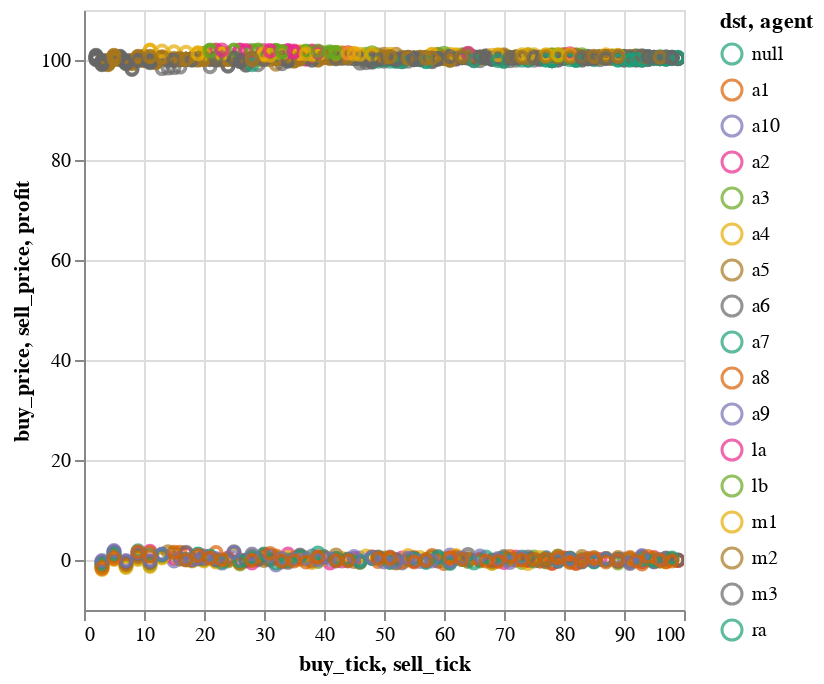

Notebook cell for this chart:
### Code cell
analysis.plot_buy_and_sell_prices(routes) + analysis.plot_trades(routes)

### Figure 1 — Vega-Lite specification as saved in the notebook (floating-point values rounded to 4 significant figures; data arrays with more than 128 entries replaced by an {"elided": "..."} marker saying what was removed)
{"config": {"view": {"continuousWidth": 300, "continuousHeight": 300}}, "layer": [{"mark": {"type": "point"}, "encoding": {"color": {"field": "dst", "scale": {"scheme": "dark2"}, "type": "nominal"}, "x": {"field": "buy_tick", "type": "quantitative"}, "y": {"field": "buy_price", "type": "quantitative"}}, "name": "view_3"}, {"mark": {"type": "point"}, "encoding": {"color": {"field": "dst", "scale": {"scheme": "dark2"}, "type": "nominal"}, "x": {"field": "sell_tick", "type": "quantitative"}, "y": {"field": "sell_price", "type": "quantitative"}}}, {"mark": {"type": "point"}, "encoding": {"color": {"field": "agent", "scale": {"scheme": "dark2"}, "type": "nominal"}, "x": {"field": "sell_tick", "type": "quantitative"}, "y": {"field": "profit", "type": "quantitative"}}, "name": "view_4"}], "data": {"name": "data-c7a4df616765f921acd11d5aa760690e"}, "params": [{"name": "param_5", "select": {"type": "interval", "encodings": ["x", "y"]}, "bind": "scales", "views": ["view_3"]}, {"name": "param_6", "select": {"type": "interval", "encodings": ["x", "y"]}, "bind": "scales", "views": ["view_4"]}], "$schema": "https://vega.github.io/schema/vega-lite/v5.8.0.json", "datasets": {"data-c7a4df616765f921acd11d5aa760690e": {"elided": "418 records"}}}
